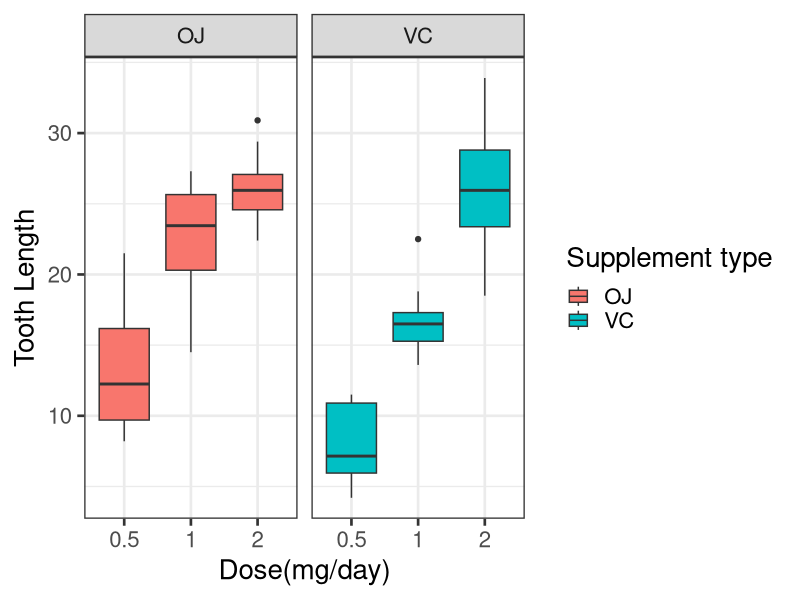

The R source for this figure:
## ---- chunk 1
library(datasets)
library(ggplot2)
data<-ToothGrowth
data$dose<-as.factor(data$dose)
## ---- chunk 2
data_summary<-aggregate(data=data,len~supp+dose,FUN = mean)
names(data_summary)<-c("Supplement Type","Dose","Len_Mean")
data_summary$Len_Median<-aggregate(data=data,len~supp+dose,FUN = median)$len
data_summary$Len_Std<-aggregate(data=data,len~supp+dose,FUN = sd)$len
data_summary$Len_Var<-aggregate(data=data,len~supp+dose,FUN = var)$len
data_summary
## ---- chunk 3
figure <- ggplot(data, aes(x = dose, y = len, fill = supp))
figure <- figure + geom_boxplot()
figure <- figure + facet_grid(. ~ supp)
figure<-figure+theme_bw(base_size = 20)+xlab("Dose(mg/day)")+ylab('Tooth Length')
figure<-figure+guides(fill=guide_legend(title="Supplement type"))
print(figure)
## ---- chunk 4
t.test(len~dose,data = subset(data,dose %in% c(0.5,1) & supp=="OJ"))
## ---- chunk 5
t.test(len~dose,data = subset(data,dose %in% c(1,2) & supp=="OJ"))
## ---- chunk 6
t.test(len~dose,data = subset(data,dose %in% c(0.5,1) & supp=="VC"))
## ---- chunk 7
t.test(len~dose,data = subset(data,dose %in% c(1,2) & supp=="VC"))
## ---- chunk 8
t.test(len~supp,data = subset(data,dose==0.5))
## ---- chunk 9
t.test(len~supp,data = subset(data,dose==1))
## ---- chunk 10
t.test(len~supp,data = subset(data,dose==2))
